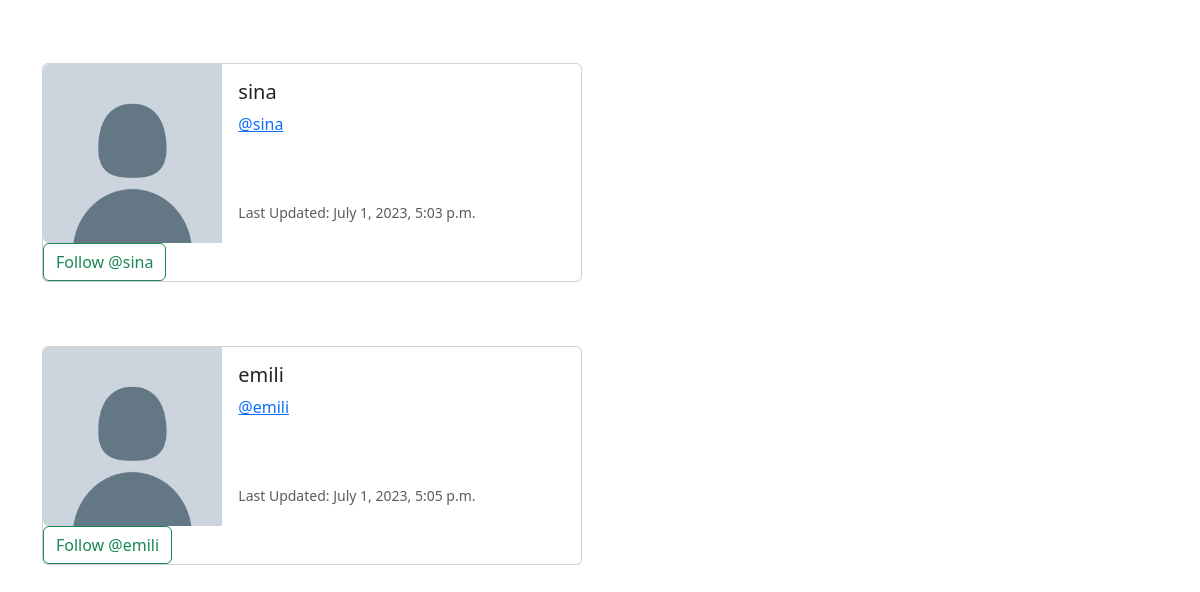
/profile_list/ (signed in, lower part), run on an earlier commit of the app's database.
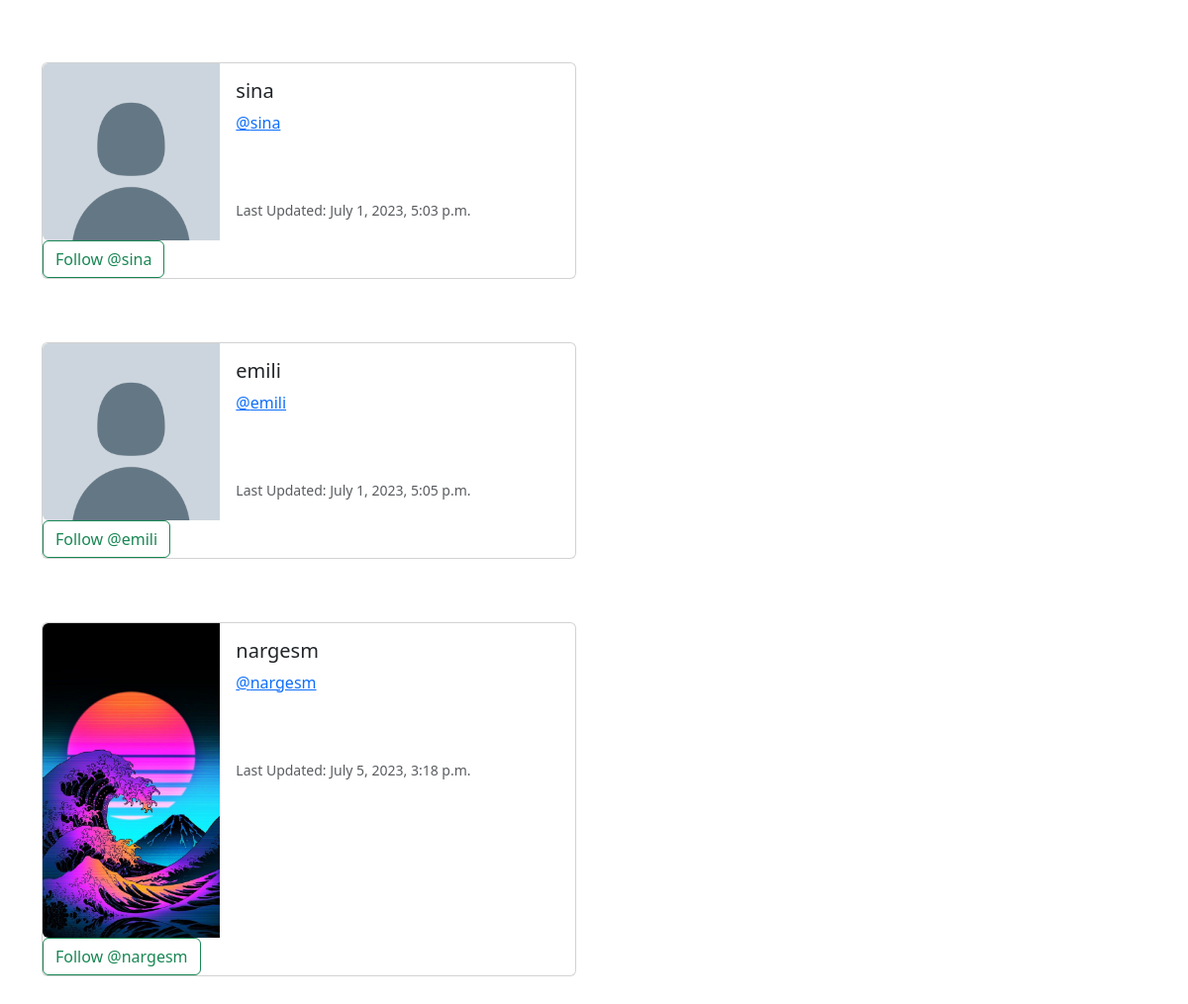
And on a later commit of the database.
### tweeter/models.py (models this page shows, shortened)
class Profile(models.Model):
    user = models.OneToOneField(User, on_delete=models.CASCADE)
    follows = models.ManyToManyField("self",
        related_name="followed_by",
        symmetrical=False,
        blank=True)
    date_modified = models.DateTimeField(User, auto_now=True)
    profile_image = models.ImageField(null=True, blank=True, upload_to="images/")
    profile_bio = models.CharField(null=True, blank=True, max_length=250)
    Website_link = models.CharField(null=True, blank=True, max_length=250)
    facebook_link = models.CharField(null=True, blank=True, max_length=250)
    Instagram_link = models.CharField(null=True, blank=True, max_length=250)
    linkedin_link = models.CharField(null=True, blank=True, max_length=250)

### tweeter/views.py (the view)
# urls.py: path('profile_list/', views.profile_list, name='profile_list'),
def profile_list(request):
    if request.user.is_authenticated:
        profiles = Profile.objects.exclude(user=request.user)
        return render(request, 'profile_list.html', {"profiles":profiles})
    else:
        messages.success(request, ("You must be logged in to view this page... "))
        return redirect('home')

### tweeter/templates/profile_list.html (shortened to what this page needs)
{% extends 'base.html' %}
{% load static %}
{% block content %}
<br/>
{% if profiles %}
    {% for profile in profiles %}
    <div class="card mb-3" style="max-width: 540px;">
        <div class="row g-0">
          <div class="col-md-4">
            {% if profile.profile_image %}
              <img src="{{ profile.profile_image.url }}" width="200px" height="200px"
              class="img-fluid rounded-start" alt="{{profile.user.username}}">
            {% else %}
              <img src="{% static 'images/none photo.png' %}" class="img-fluid rounded-start" alt="Profile Image ">
            {% endif %}
          </div>
          <div class="col-md-8">
            <div class="card-body">
              <h5 class="card-title">{{ profile.user.username }}
              </h5>
              <p class="card-text"><a href="{% url 'profile' profile.user.id %}">@{{ profile.user.username }}
              </a></p>
              <br/><br/>
              <p class="card-text"><small class="text-body-secondary">
              Last Updated: {{ profile.date_modified }}</small>
              </p>
            </div>
          </div>
          <br/>
          <form method=POST>
            {% if profile in user.profile.follows.all %}
                <button class="btn btn-outline-danger" name="follow"
                value="unfollow" type="submit">
                   Unfollow @{{profile.user.username}}
                </button>
            {% else %}
                <button class="btn btn-outline-success" name="follow"
                value="follow" type="submit">
                Follow @{{profile.user.username}}
                </button>
            {% endif %}
          </form>
          <br/>
        </div>
      </div>
      <br/><br/>
    {% endfor %}
{%endif%}
{% endblock %}

### tweeter/templates/base.html (shortened to what this page needs)
<!doctype html>
<html lang="en">
  <head>
    <link href="https://cdn.jsdelivr.net/npm/bootstrap@5.3.0/dist/css/bootstrap.min.css" rel="stylesheet">
    <link rel="stylesheet" href="https://cdn.jsdelivr.net/npm/bootstrap-icons@1.10.5/font/bootstrap-icons.css">
  </head>
  <body>
    <br/>
    <div class="container">
        <br/>
        {% block content %}
        {% endblock %}
    </div>
  </body>
</html>

### tweeter/templates/navbar.html (shortened to what this page needs)
{% load static %}

What changed in the data, as far as the page shows it:
added Profile: profile_image (picture), user.username "nargesm", date_modified "July 5, 2023, 3:18 p.m."
